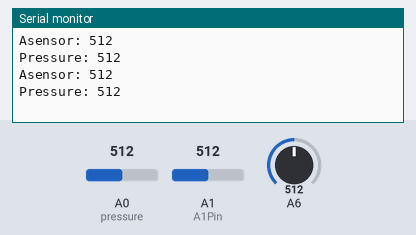
Simulated run of this sketch. Board: Arduino Uno, built with avr-gcc and run on an emulated ATmega328P. Shown: the last lines printed to the serial monitor. Inputs (shaded band) come from the test bench; at power-on: A0 (pressure) = 512, A1 (A1Pin) = 512, A6 = 512.

Above: at 2.8 s.
2.9 s: A0 (pressure) set to 716
At 5.1 s:
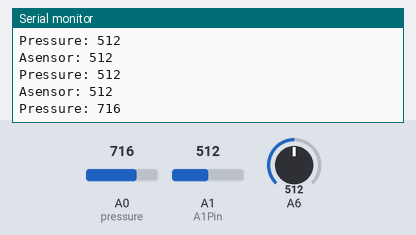
5.6 s: A1 (A1Pin) set to 716
At 6.7 s:
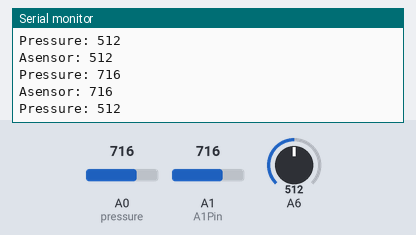
8.3 s: A6 set to 306
At 10.8 s:
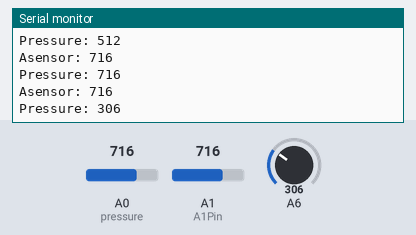
11.0 s: A0 (pressure) set to 992
At 12.5 s:
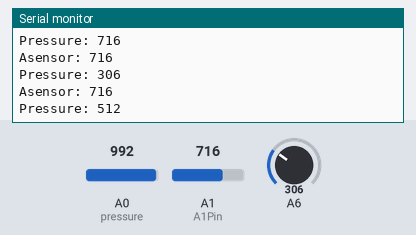
13.7 s: A1 (A1Pin) set to 992
At 15.3 s:
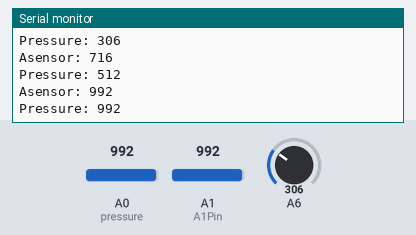
Timing chart, 0 to 16.8 s (numbered marks = the images above; inputs shaded):
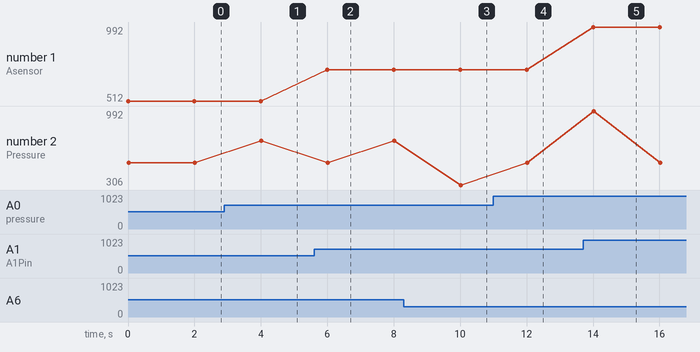

The sketch:

asensor.ino
```cpp
#define A1Pin 1

int sensorVal = 0;
int pressure = A0;
int value = 0;

void setup() {
  Serial.begin(9600);
}


void loop() {

  pressure = analogRead(pressure);
  sensorVal = analogRead(A1Pin);  // 토양센서 센서값 읽어 저장

  Serial.print("Asensor: ");
  Serial.println(sensorVal);  // 0(습함) ~ 1023(건조)값 출력

  Serial.print("Pressure: ");
  Serial.println(pressure);


  delay(2000);

}
```

Measured:
- after the input at 2.9 s, the serial monitor: prints a new line after 1.1 s (image 1)
- after the input at 5.6 s, the serial monitor: prints a new line after 0.40 s (image 2)
- after the input at 8.3 s, the serial monitor: prints a new line after 1.7 s (image 3)
- after the input at 13.7 s, the serial monitor: prints a new line after 0.31 s (image 5)
- plotted number 2: 512 → 716 after the input at 2.9 s, 716 → 306 after the input at 8.3 s
